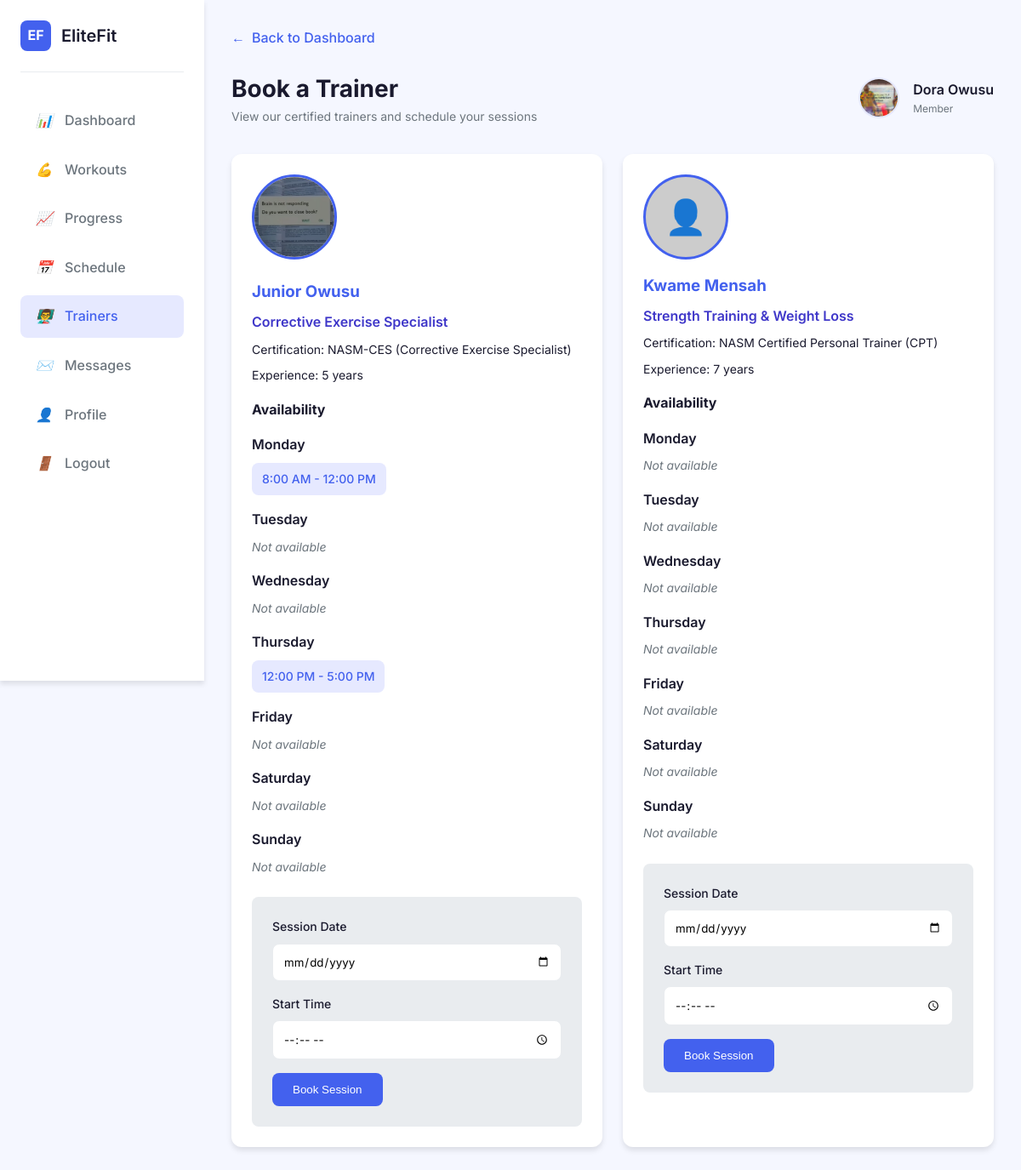
The page /member/actions/trainers.php (signed in) on the database its author committed.
### tables this page shows
CREATE TABLE IF NOT EXISTS `users` (
  `user_id` int NOT NULL AUTO_INCREMENT,
  `first_name` varchar(50) NOT NULL,
  `last_name` varchar(50) NOT NULL,
  `email` varchar(100) NOT NULL,
  `contact_number` varchar(15) NOT NULL,
  `password_hash` varchar(255) NOT NULL,
  `role` enum('member','trainer','admin','equipment_manager') NOT NULL DEFAULT 'member',
  `location` varchar(50) DEFAULT NULL,
  `gender` enum('male','female','other') DEFAULT NULL,
  `date_of_birth` date DEFAULT NULL,
  `profile_picture` varchar(255) DEFAULT NULL,
  `date_registered` timestamp NULL DEFAULT CURRENT_TIMESTAMP,
  `is_active` tinyint(1) DEFAULT '1',
  `is_verified` tinyint(1) DEFAULT '0',
  `verify_token` varchar(64) DEFAULT NULL,
  `token_expires` datetime DEFAULT NULL,
  `is_archived` tinyint(1) DEFAULT '0',
  `archived_at` datetime DEFAULT NULL,
  `reset_token` varchar(255) DEFAULT NULL,
  `reset_expires` datetime DEFAULT NULL,
  `password_otp_hash` varchar(255) DEFAULT NULL,
  `password_otp_expires` datetime DEFAULT NULL,
  `password_otp_attempts` int DEFAULT '0',
  PRIMARY KEY (`user_id`),
  UNIQUE KEY `email` (`email`),
  UNIQUE KEY `contact_number` (`contact_number`)
);

CREATE TABLE IF NOT EXISTS `trainers` (
  `trainer_id` int NOT NULL,
  `specialization` varchar(100) DEFAULT NULL,
  `certification` varchar(100) DEFAULT NULL,
  `years_experience` int DEFAULT NULL,
  `bio` text,
  `is_archived` tinyint(1) DEFAULT '0',
  `archived_at` datetime DEFAULT NULL,
  PRIMARY KEY (`trainer_id`)
);

### member/actions/trainers.php (the view, shortened to what this page needs)
<?php
include_once __DIR__ . "/../../config.php";
$trainers_sql = "SELECT u.user_id, u.first_name, u.last_name, u.profile_picture,
                t.specialization, t.certification, t.years_experience, t.bio
                FROM users u
                JOIN trainers t ON u.user_id = t.trainer_id
                WHERE u.role = 'trainer' AND u.is_active = TRUE
                ORDER BY u.first_name, u.last_name";
$trainers_result = $conn->query($trainers_sql);
$trainers = $trainers_result->fetch_all(MYSQLI_ASSOC);
$member_id = $_SESSION['user_id'];
$member_sql = "SELECT * FROM users WHERE user_id = ?";
$member_stmt = $conn->prepare($member_sql);
$member_stmt->bind_param("i", $member_id);
$member_stmt->execute();
$member_result = $member_stmt->get_result();
$member = $member_result->fetch_assoc();
?>
<!DOCTYPE html>
<html lang="en">
<head>
    <link rel="stylesheet" href="https://cdnjs.cloudflare.com/ajax/libs/font-awesome/6.0.0/css/all.min.css">
</head>
<body>
    <div class="dashboard-container">
        <aside class="sidebar">
            <div class="brand">
                <div class="brand-logo">EF</div>
                <div class="brand-name">EliteFit</div>
            </div>
            <nav class="nav-menu">
                <a href="../dashboard.php" class="nav-item">
                    <i>📊</i> Dashboard
                </a>
                <a href="workout_plans.php" class="nav-item">
                    <i>💪</i> Workouts
                </a>
                <a href="progress_tracker.php" class="nav-item">
                    <i>📈</i> Progress
                </a>
                <a href="schedule.php" class="nav-item">
                    <i>📅</i> Schedule
                </a>
                <a href="trainers.php" class="nav-item active">
                    <i>👨‍🏫</i> Trainers
                </a>
                <a href="../messages.php" class="nav-item">
                    <i>✉️</i> Messages
                </a>
                <a href="edit_profile.php" class="nav-item">
                    <i>👤</i> Profile
                </a>
                <a href="../../logout.php" class="nav-item">
                    <i>🚪</i> Logout
                </a>
            </nav>
        </aside>
        <main class="main-content">
            <a href="../dashboard.php" class="back-button">
                <i>←</i> Back to Dashboard
            </a>
            <header class="header">
                <div class="page-title">
                    <h1>Book a Trainer</h1>
                    <p>View our certified trainers and schedule your sessions</p>
                </div>
                <div class="user-profile">
                    <?php if (!empty($member['profile_picture'])): ?>
                        <img src="<?= '../../' . htmlspecialchars($member['profile_picture']) ?>" class="profile-pic" alt="Profile Picture">
                    <?php else: ?>
                        <div class="profile-pic" style="background: #ccc; display: flex; align-items: center; justify-content: center;">
                            <span style="font-size: 20px;">👤</span>
                        </div>
                    <?php endif; ?>
                    <div class="profile-info">
                        <span class="profile-name">
                            <?= htmlspecialchars(($member['first_name'] ?? '') . ' ' . ($member['last_name'] ?? '')) ?>
                        </span>
                        <span class="profile-role">Member</span>
                    </div>
                </div>
            </header>
            <div class="trainer-grid">
                <?php foreach ($trainers as $trainer): ?>
                    <div class="trainer-card <?= $trainer['is_locked'] ? 'trainer-locked' : '' ?>">
                        <?php if (!empty($trainer['profile_picture'])): ?>
                            <img src="<?= '../../' . htmlspecialchars($trainer['profile_picture']) ?>" class="trainer-profile-pic" alt="Trainer Profile">
                        <?php else: ?>
                            <div class="trainer-profile-pic" style="background: #ccc; display: flex; align-items: center; justify-content: center;">
                                <span style="font-size: 40px;">👤</span>
                            </div>
                        <?php endif; ?>
                        <h3><?= htmlspecialchars($trainer['first_name'] . ' ' . $trainer['last_name']) ?></h3>
                        <div class="specialization"><?= htmlspecialchars($trainer['specialization']) ?></div>
                        <div class="trainer-detail">Certification: <?= htmlspecialchars($trainer['certification']) ?></div>
                        <div class="trainer-detail">Experience: <?= htmlspecialchars($trainer['years_experience']) ?> years</div>
                        <div class="availability-container">
                            <h4>Availability</h4>
                            <?php
                            $days = ['Monday', 'Tuesday', 'Wednesday', 'Thursday', 'Friday', 'Saturday', 'Sunday'];
                            foreach ($days as $day): ?>
                                <div class="availability-day">
                                    <div class="day-header"><?= $day ?></div>
                                    <?php if (!empty($trainer['availability'][$day])): ?>
                                        <div class="time-slots">
                                            <?php
                                            $type = $trainer['availability'][$day];
                                            switch ($type) {
                                                case 'morning':
                                                    echo '<span class="time-slot">8:00 AM - 12:00 PM</span>';
                                                    break;
                                                case 'afternoon':
                                                    echo '<span class="time-slot">12:00 PM - 5:00 PM</span>';
                                                    break;
                                            }
                                            ?>
                                        </div>
                                    <?php else: ?>
                                        <div class="off-day">Not available</div>
                                    <?php endif; ?>
                                </div>
                            <?php endforeach; ?>
                        </div>
                        <?php if (!$trainer['is_locked']): ?>
                            <div class="booking-form">
                                <form method="POST">
                                    <div class="form-group">
                                        <label for="session_date_<?= $trainer['user_id'] ?>">Session Date</label>
                                        <input type="date" id="session_date_<?= $trainer['user_id'] ?>" name="session_date" required min="<?= date('Y-m-d') ?>" onchange="formatDateToDDMMYYYY(this)">
                                    </div>
                                    <div class="form-group">
                                        <label for="start_time_<?= $trainer['user_id'] ?>">Start Time</label>
                                        <input type="time" id="start_time_<?= $trainer['user_id'] ?>" name="start_time" required>
                                    </div>
                                    <button type="submit" name="book_trainer">Book Session</button>
                                </form>
                            </div>
                        <?php endif; ?>
                    </div>
                <?php endforeach; ?>
            </div>
        </main>
    </div>
</body>
</html>

### member/actions/trainers.php (style rules this page uses)
:root { --primary: #4361ee; --primary-light: #e6e9ff; --secondary: #3f37c9; --dark: #1a1a2e; --light: #f8f9fa; --success: #4cc9f0; --warning: #f8961e; --danger: #f72585; --gray: #6c757d; --gray-light: #e9ecef; --white: #ffffff; --shadow: 0 4px 6px rgba(0, 0, 0, 0.1); --shadow-lg: 0 10px 15px rgba(0, 0, 0, 0.1); --radius: 12px; --radius-sm: 8px; --transition: all 0.3s ease; }
* { margin: 0; padding: 0; box-sizing: border-box; }
body { font-family: 'Inter', sans-serif; background-color: #f5f7ff; color: var(--dark); line-height: 1.6; }
.dashboard-container { display: grid; grid-template-columns: 240px 1fr; min-height: 100vh; }
.sidebar { background: var(--white); box-shadow: var(--shadow); padding: 1.5rem; position: sticky; top: 0; height: 100vh; }
.brand { display: flex; align-items: center; gap: 0.75rem; margin-bottom: 2rem; padding-bottom: 1.5rem; border-bottom: 1px solid var(--gray-light); }
.brand-logo { width: 36px; height: 36px; background: var(--primary); border-radius: 8px; display: flex; align-items: center; justify-content: center; color: white; font-weight: bold; }
.brand-name { font-weight: 600; font-size: 1.25rem; }
.nav-menu { display: flex; flex-direction: column; gap: 0.5rem; }
.nav-item { padding: 0.75rem 1rem; border-radius: var(--radius-sm); display: flex; align-items: center; gap: 0.75rem; text-decoration: none; color: var(--gray); font-weight: 500; transition: var(--transition); }
.nav-item:hover, .nav-item.active { background: var(--primary-light); color: var(--primary); }
.nav-item i { width: 24px; text-align: center; }
.main-content { padding: 2rem; }
.header { display: flex; justify-content: space-between; align-items: center; margin-bottom: 2rem; }
.page-title h1 { font-size: 1.75rem; font-weight: 700; color: var(--dark); }
.page-title p { color: var(--gray); font-size: 0.875rem; }
.user-profile { display: flex; align-items: center; gap: 1rem; }
.profile-pic { width: 48px; height: 48px; border-radius: 50%; object-fit: cover; border: 2px solid var(--primary-light); }
.profile-info { display: flex; flex-direction: column; }
.profile-name { font-weight: 600; }
.profile-role { font-size: 0.75rem; color: var(--gray); }
.trainer-grid { display: grid; grid-template-columns: repeat(auto-fill, minmax(300px, 1fr)); gap: 1.5rem; }
.trainer-card { background: var(--white); border-radius: var(--radius); padding: 1.5rem; box-shadow: var(--shadow); transition: var(--transition); position: relative; }
.trainer-card h3 { color: var(--primary); margin-top: 0; margin-bottom: 0.5rem; }
.trainer-profile-pic { width: 100px; height: 100px; border-radius: 50%; object-fit: cover; border: 3px solid var(--primary); margin-bottom: 1rem; }
.specialization { font-weight: 600; color: var(--secondary); margin-bottom: 0.5rem; }
.trainer-detail { margin-bottom: 0.5rem; font-size: 0.875rem; }
.availability-container { margin-top: 1rem; }
.availability-container h4 { margin-bottom: 1rem; color: var(--dark); }
.availability-day { margin-bottom: 1rem; }
.day-header { font-weight: 600; margin-bottom: 0.5rem; color: var(--dark); }
.time-slots { display: flex; flex-wrap: wrap; gap: 0.5rem; }
.time-slot { background: var(--primary-light); padding: 0.5rem 0.75rem; border-radius: var(--radius-sm); font-size: 0.875rem; color: var(--primary); font-weight: 500; }
.off-day { color: var(--gray); font-style: italic; font-size: 0.875rem; }
.booking-form { margin-top: 1.5rem; padding: 1.5rem; background: var(--gray-light); border-radius: var(--radius-sm); }
.form-group { margin-bottom: 1rem; }
label { display: block; margin-bottom: 0.5rem; font-weight: 500; font-size: 0.875rem; }
input, select { width: 100%; padding: 0.75rem; border: 1px solid var(--gray-light); border-radius: var(--radius-sm); font-family: 'Inter', sans-serif; }
button { background: var(--primary); color: white; border: none; padding: 0.75rem 1.5rem; border-radius: var(--radius-sm); cursor: pointer; font-weight: 500; transition: var(--transition); }
.back-button { display: inline-flex; align-items: center; gap: 0.5rem; margin-bottom: 1.5rem; color: var(--primary); text-decoration: none; font-weight: 500; transition: var(--transition); }

### rows shown on the page
users: profile_picture (picture), first_name+last_name "Dora Owusu"
users: profile_picture (picture), first_name+last_name "Junior Owusu", trainers.specialization "Corrective Exercise Specialist", trainers.certification "NASM-CES (Corrective Exercise Specialist)", trainers.years_experience "5", day "Monday", day "Tuesday", day "Wednesday", day "Thursday", day "Friday", day "Saturday", day "Sunday"
users: first_name+last_name "Kwame Mensah", trainers.specialization "Strength Training & Weight Loss", trainers.certification "NASM Certified Personal Trainer (CPT)", trainers.years_experience "7", day "Monday", day "Tuesday", day "Wednesday", day "Thursday", day "Friday", day "Saturday", day "Sunday"
